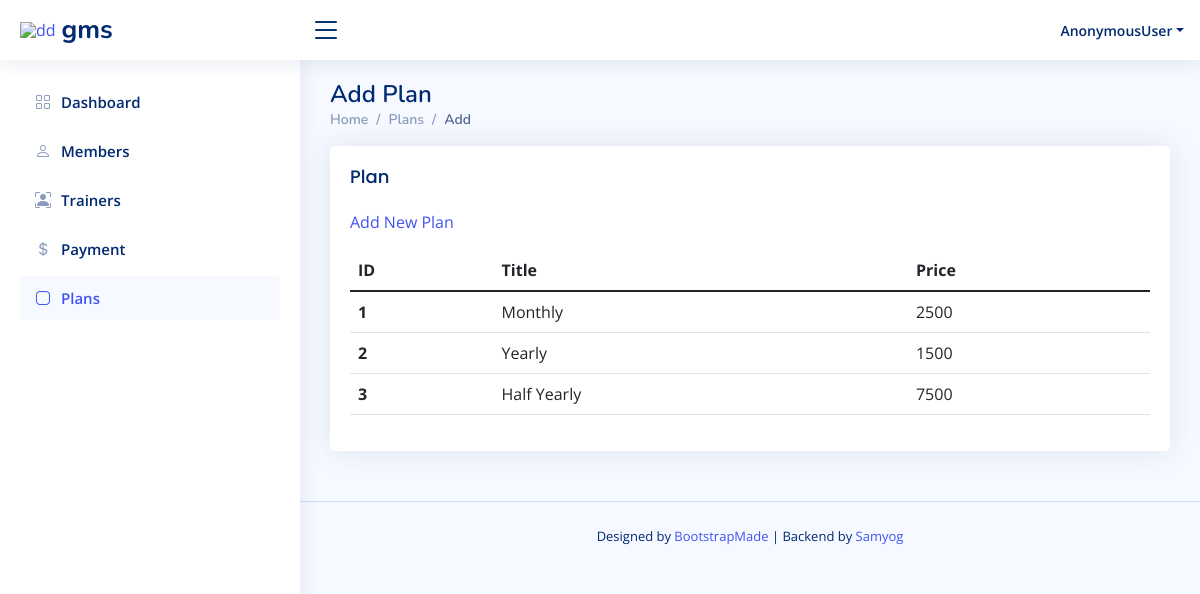
/plan/, run on the app's committed database.
### main/models.py (models this page shows, shortened)
class Plan(models.Model):
    title = models.CharField(max_length=20)
    price = models.IntegerField()

### main/views.py (the view)
# urls.py: path('plan/', Plans.as_view(), name='plans'), #plan list url
class Plans(ListView):
    model= Plan
    context_object_name= 'plans'

### templates/main/plan_list.html (shortened to what this page needs)
{% extends 'base/admin_base.html' %}
{% block plan %} active {% endblock plan %}
{% block content %}
<div class="pagetitle">
  <h1>Add Plan</h1>
  <nav>
    <ol class="breadcrumb">
      <li class="breadcrumb-item"><a href="{% url 'index' %}">Home</a></li>
      <li class="breadcrumb-item"><a href="{% url 'memberlist' %}">Plans</a></li>
      <li class="breadcrumb-item active">Add</li>
    </ol>
  </nav>
</div>
<div class="card">
    <div class="card-body">
      <h5 class="card-title">Plan</h5>
      <p> <a href="{% url 'addplan' %}" > Add New Plan </a> </p>
      <table class="table ">
        <thead>
          <tr>
            <th scope="col">ID</th>
            <th scope="col">Title</th>
            <th scope="col">Price</th>
          </tr>
        </thead>
        <tbody>
          {% for i in plans %}
          <tr>
            <th scope="row">{{i.id}}</th>
            <td>{{ i.title }}</td>
            <td>{{i.price }}</td></tr>
          {% endfor %}
        </tbody>
      </table>
    </div>
  </div>
{% endblock content %}

### static/main/assets/css/style.css (style rules this page uses)
:root { scroll-behavior: smooth; }
body { font-family: "Open Sans", sans-serif; background: #f6f9ff; color: #444444; }
a { color: #4154f1; text-decoration: none; }
h1, h2, h3, h4, h5, h6 { font-family: "Nunito", sans-serif; }
.pagetitle { margin-bottom: 10px; }
.pagetitle h1 { font-size: 24px; margin-bottom: 0; font-weight: 600; color: #012970; }
.card { margin-bottom: 30px; border: none; border-radius: 5px; box-shadow: 0px 0 30px rgba(1, 41, 112, 0.1); }
.card-title { padding: 20px 0 15px 0; font-size: 18px; font-weight: 500; color: #012970; font-family: "Poppins", sans-serif; }
.card-body { padding: 0 20px 20px 20px; }
.breadcrumb { font-size: 14px; font-family: "Nunito", sans-serif; color: #899bbd; font-weight: 600; }
.breadcrumb a { color: #899bbd; transition: 0.3s; }
.breadcrumb .breadcrumb-item::before { color: #899bbd; }
.breadcrumb .active { color: #51678f; font-weight: 600; }

### data on the page
Plan: id "1", title "Monthly", price "2500"
Plan: id "2", title "Yearly", price "1500"
Plan: id "3", title "Half Yearly", price "7500"

### other printed values
{{ request.user }} "AnonymousUser"
